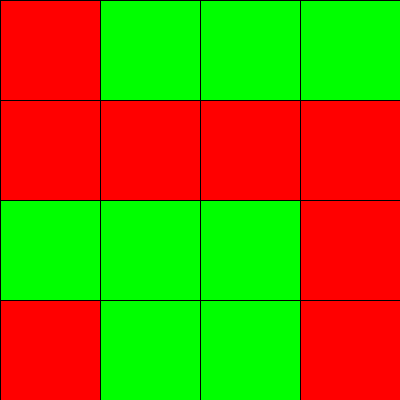
Frame 1 (no input)
Frame 60 (the mouse pressed at the canvas centre just before this capture): identical to frame 1, image omitted
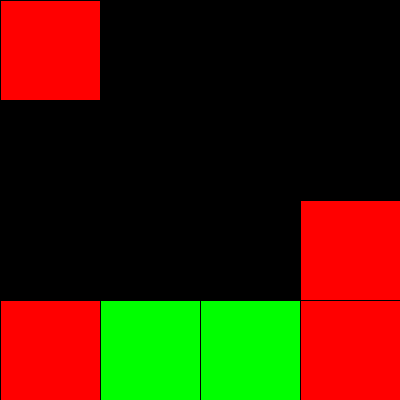
Frame 120 (the mouse held since frame 60 and released just before this capture)

The Processing sketch that drew these frames (run headless with seeded random() and noise(); from frame 60 on, the mouse is pressed at the canvas centre):

// Processing sketch: stone_combo_remove
// ── stone_combo_remove.pde
//寶石方塊, 消除的問題: 使用for迴圈,去測有沒有發生「相鄰3個以上」,配上陣列
//int [][]stone=new int[8][8];
int [][]stone={
  {1,2,2,2},
  {1,1,1,1},
  {2,2,2,1},
  {1,2,2,1},
};
void checkRow(int i){
  for(int j=0; j<4; j++){
    int now=stone[i][j];//想看看現在這個 now (起始點)的右邊有沒有連續都相同
    int combo=1;
    for(int k=j+1; k<4; k++){
      if( stone[i][k]==now ){
        combo++;
      }else{
        break;//沒有連續,就死掉了!!!
      }
    }
    //現在可以看一下 combo值有沒有大於3!!! 
    if(combo>=3){
      for(int k=j; k<j+combo; k++){//for(int k=j; combo>0; combo--, k++){
        stone[i][k]=0;
      }
    }
  }
}
void check(){
  for(int i=0; i<4; i++){
    checkRow(i);
  }
  for(int j=0; j<4; j++){
    //checkCol(j);
  }
}
void setup(){
  size(400,400);
}
void draw(){
  for(int i=0; i<4; i++){//y
    for(int j=0; j<4; j++){//x
      if(stone[i][j]==0) fill(0);
      else if(stone[i][j]==1) fill(255,0,0);
      else if(stone[i][j]==2) fill(0,255,0);
      rect(j*100,i*100, 100,100);
    }
  }
}
void mousePressed(){//暫時用mouse來觸發[檢查]的機制
  checkRow(0);//check();
  checkRow(1);
  checkRow(2);
  checkRow(3);
}
